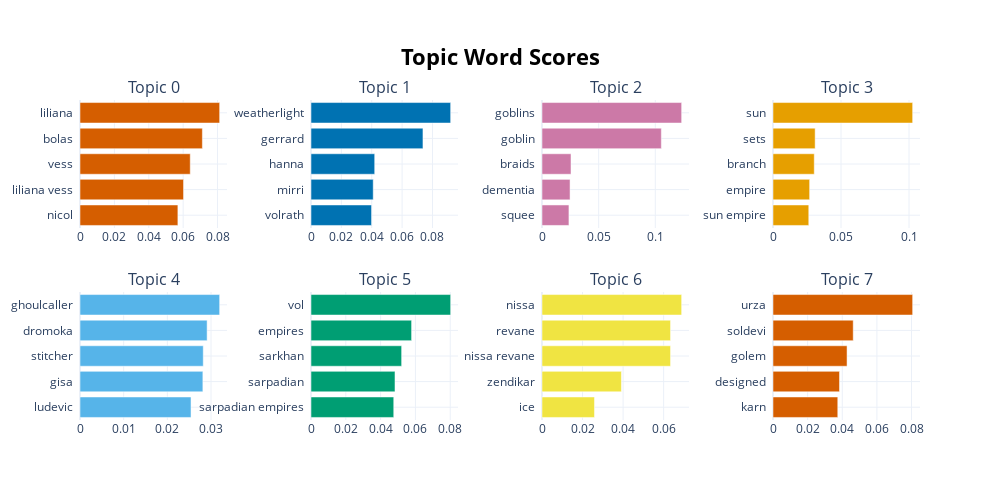

The cell this chart's notebook holds for it:
### Code cell
topic_model.visualize_barchart()

### Figure 1 — Plotly figure (JSON) as saved in the notebook; plotly's stock layout.template omitted (floating-point values rounded to 4 significant figures)
{"data": [{"marker": {"color": "#D55E00"}, "orientation": "h", "type": "bar", "x": [0.05694, 0.06022, 0.06412, 0.07118, 0.08123], "xaxis": "x", "y": ["nicol  ", "liliana vess  ", "vess  ", "bolas  ", "liliana  "], "yaxis": "y"}, {"marker": {"color": "#0072B2"}, "orientation": "h", "type": "bar", "x": [0.03987, 0.04097, 0.04194, 0.07373, 0.09196], "xaxis": "x2", "y": ["volrath  ", "mirri  ", "hanna  ", "gerrard  ", "weatherlight  "], "yaxis": "y2"}, {"marker": {"color": "#CC79A7"}, "orientation": "h", "type": "bar", "x": [0.02377, 0.02475, 0.02559, 0.1053, 0.1232], "xaxis": "x3", "y": ["squee  ", "dementia  ", "braids  ", "goblin  ", "goblins  "], "yaxis": "y3"}, {"marker": {"color": "#E69F00"}, "orientation": "h", "type": "bar", "x": [0.0263, 0.02693, 0.03033, 0.03098, 0.1027], "xaxis": "x4", "y": ["sun empire  ", "empire  ", "branch  ", "sets  ", "sun  "], "yaxis": "y4"}, {"marker": {"color": "#56B4E9"}, "orientation": "h", "type": "bar", "x": [0.02542, 0.02814, 0.02822, 0.02911, 0.03198], "xaxis": "x5", "y": ["ludevic  ", "gisa  ", "stitcher  ", "dromoka  ", "ghoulcaller  "], "yaxis": "y5"}, {"marker": {"color": "#009E73"}, "orientation": "h", "type": "bar", "x": [0.04755, 0.04826, 0.05208, 0.05781, 0.08025], "xaxis": "x6", "y": ["sarpadian empires  ", "sarpadian  ", "sarkhan  ", "empires  ", "vol  "], "yaxis": "y6"}, {"marker": {"color": "#F0E442"}, "orientation": "h", "type": "bar", "x": [0.02589, 0.03917, 0.06342, 0.06342, 0.06889], "xaxis": "x7", "y": ["ice  ", "zendikar  ", "nissa revane  ", "revane  ", "nissa  "], "yaxis": "y7"}, {"marker": {"color": "#D55E00"}, "orientation": "h", "type": "bar", "x": [0.03741, 0.0384, 0.04276, 0.04632, 0.08065], "xaxis": "x8", "y": ["karn  ", "designed  ", "golem  ", "soldevi  ", "urza  "], "yaxis": "y8"}], "layout": {"annotations": [{"font": {"size": 16}, "showarrow": false, "text": "Topic 0", "x": 0.0875, "xanchor": "center", "xref": "paper", "y": 1, "yanchor": "bottom", "yref": "paper"}, {"font": {"size": 16}, "showarrow": false, "text": "Topic 1", "x": 0.3625, "xanchor": "center", "xref": "paper", "y": 1, "yanchor": "bottom", "yref": "paper"}, {"font": {"size": 16}, "showarrow": false, "text": "Topic 2", "x": 0.6375, "xanchor": "center", "xref": "paper", "y": 1, "yanchor": "bottom", "yref": "paper"}, {"font": {"size": 16}, "showarrow": false, "text": "Topic 3", "x": 0.9125, "xanchor": "center", "xref": "paper", "y": 1, "yanchor": "bottom", "yref": "paper"}, {"font": {"size": 16}, "showarrow": false, "text": "Topic 4", "x": 0.0875, "xanchor": "center", "xref": "paper", "y": 0.4, "yanchor": "bottom", "yref": "paper"}, {"font": {"size": 16}, "showarrow": false, "text": "Topic 5", "x": 0.3625, "xanchor": "center", "xref": "paper", "y": 0.4, "yanchor": "bottom", "yref": "paper"}, {"font": {"size": 16}, "showarrow": false, "text": "Topic 6", "x": 0.6375, "xanchor": "center", "xref": "paper", "y": 0.4, "yanchor": "bottom", "yref": "paper"}, {"font": {"size": 16}, "showarrow": false, "text": "Topic 7", "x": 0.9125, "xanchor": "center", "xref": "paper", "y": 0.4, "yanchor": "bottom", "yref": "paper"}], "height": 500, "hoverlabel": {"bgcolor": "white", "font": {"family": "Rockwell", "size": 16}}, "showlegend": false, "title": {"font": {"color": "Black", "size": 22}, "text": "<b>Topic Word Scores", "x": 0.5, "xanchor": "center", "yanchor": "top"}, "width": 1000, "xaxis": {"anchor": "y", "domain": [0, 0.175], "showgrid": true}, "xaxis2": {"anchor": "y2", "domain": [0.275, 0.45], "showgrid": true}, "xaxis3": {"anchor": "y3", "domain": [0.55, 0.725], "showgrid": true}, "xaxis4": {"anchor": "y4", "domain": [0.825, 1], "showgrid": true}, "xaxis5": {"anchor": "y5", "domain": [0, 0.175], "showgrid": true}, "xaxis6": {"anchor": "y6", "domain": [0.275, 0.45], "showgrid": true}, "xaxis7": {"anchor": "y7", "domain": [0.55, 0.725], "showgrid": true}, "xaxis8": {"anchor": "y8", "domain": [0.825, 1], "showgrid": true}, "yaxis": {"anchor": "x", "domain": [0.6, 1], "showgrid": true}, "yaxis2": {"anchor": "x2", "domain": [0.6, 1], "showgrid": true}, "yaxis3": {"anchor": "x3", "domain": [0.6, 1], "showgrid": true}, "yaxis4": {"anchor": "x4", "domain": [0.6, 1], "showgrid": true}, "yaxis5": {"anchor": "x5", "domain": [0, 0.4], "showgrid": true}, "yaxis6": {"anchor": "x6", "domain": [0, 0.4], "showgrid": true}, "yaxis7": {"anchor": "x7", "domain": [0, 0.4], "showgrid": true}, "yaxis8": {"anchor": "x8", "domain": [0, 0.4], "showgrid": true}}}
